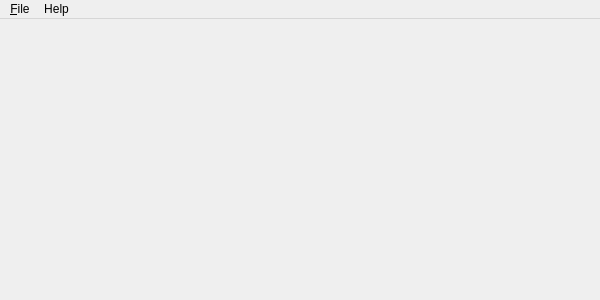
<?xml version="1.0" encoding="UTF-8"?>
<ui version="4.0">
 <class>MainWindow</class>
 <widget class="QMainWindow" name="MainWindow">
  <property name="geometry">
   <rect>
    <x>0</x>
    <y>0</y>
    <width>600</width>
    <height>300</height>
   </rect>
  </property>
  <property name="windowTitle">
   <string>cumulus</string>
  </property>
  <widget class="QWidget" name="centralwidget">
   <layout class="QVBoxLayout" name="verticalLayout">
    <item>
     <widget class="cumulus::JobTableWidget" name="jobTableWidget" native="true"/>
    </item>
   </layout>
  </widget>
  <widget class="QMenuBar" name="menubar">
   <property name="geometry">
    <rect>
     <x>0</x>
     <y>0</y>
     <width>600</width>
     <height>25</height>
    </rect>
   </property>
   <widget class="QMenu" name="fileMenu">
    <property name="title">
     <string>&amp;File</string>
    </property>
    <addaction name="actionQuit"/>
   </widget>
   <widget class="QMenu" name="menuHelp">
    <property name="title">
     <string>Help</string>
    </property>
    <addaction name="actionAbout"/>
   </widget>
   <addaction name="fileMenu"/>
   <addaction name="menuHelp"/>
  </widget>
  <action name="actionQuit">
   <property name="text">
    <string>&amp;Quit</string>
   </property>
   <property name="shortcut">
    <string>Ctrl+Q</string>
   </property>
  </action>
  <action name="actionMinimize">
   <property name="text">
    <string>Mi&amp;nimize</string>
   </property>
  </action>
  <action name="actionMaximize">
   <property name="text">
    <string>Ma&amp;ximize</string>
   </property>
  </action>
  <action name="actionRestore">
   <property name="text">
    <string>&amp;Restore</string>
   </property>
  </action>
  <action name="actionAbout">
   <property name="text">
    <string>About</string>
   </property>
  </action>
 </widget>
 <customwidgets>
  <customwidget>
   <class>cumulus::JobTableWidget</class>
   <extends>QWidget</extends>
   <header>jobtablewidget.h</header>
   <container>1</container>
  </customwidget>
 </customwidgets>
 <resources/>
 <connections/>
</ui>
